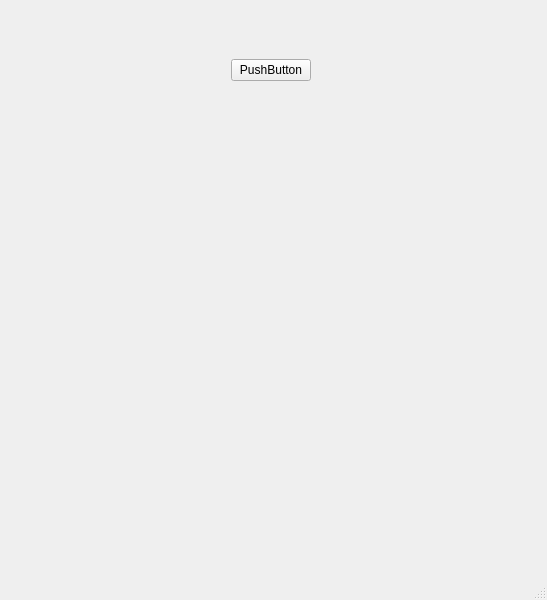
<?xml version="1.0" encoding="UTF-8"?>
<ui version="4.0">
 <class>MainWindow</class>
 <widget class="QMainWindow" name="MainWindow">
  <property name="geometry">
   <rect>
    <x>0</x>
    <y>0</y>
    <width>547</width>
    <height>600</height>
   </rect>
  </property>
  <property name="windowTitle">
   <string>MainWindow</string>
  </property>
  <widget class="QWidget" name="centralwidget">
   <widget class="QWidget" name="horizontalLayoutWidget">
    <property name="geometry">
     <rect>
      <x>20</x>
      <y>10</y>
      <width>501</width>
      <height>121</height>
     </rect>
    </property>
    <layout class="QGridLayout" name="gridLayout">
     <item row="0" column="0">
      <spacer name="horizontalSpacer">
       <property name="orientation">
        <enum>Qt::Horizontal</enum>
       </property>
       <property name="sizeHint" stdset="0">
        <size>
         <width>40</width>
         <height>20</height>
        </size>
       </property>
      </spacer>
     </item>
     <item row="0" column="1">
      <widget class="QPushButton" name="pushButton_generate_random_signal">
       <property name="text">
        <string>PushButton</string>
       </property>
      </widget>
     </item>
     <item row="0" column="2">
      <spacer name="horizontalSpacer_2">
       <property name="orientation">
        <enum>Qt::Horizontal</enum>
       </property>
       <property name="sizeHint" stdset="0">
        <size>
         <width>40</width>
         <height>20</height>
        </size>
       </property>
      </spacer>
     </item>
    </layout>
   </widget>
   <widget class="mplWidget" name="MplWidget" native="true">
    <property name="geometry">
     <rect>
      <x>19</x>
      <y>139</y>
      <width>501</width>
      <height>401</height>
     </rect>
    </property>
   </widget>
  </widget>
  <widget class="QMenuBar" name="menubar">
   <property name="geometry">
    <rect>
     <x>0</x>
     <y>0</y>
     <width>547</width>
     <height>26</height>
    </rect>
   </property>
  </widget>
  <widget class="QStatusBar" name="statusbar"/>
 </widget>
 <customwidgets>
  <customwidget>
   <class>mplWidget</class>
   <extends>QWidget</extends>
   <header>mplwidget.h</header>
   <container>1</container>
  </customwidget>
 </customwidgets>
 <resources/>
 <connections/>
</ui>
